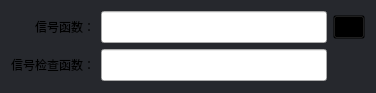
<?xml version="1.0" encoding="UTF-8"?>
<ui version="4.0">
 <class>EventTriggerInput</class>
 <widget class="QWidget" name="EventTriggerInput">
  <property name="geometry">
   <rect>
    <x>0</x>
    <y>0</y>
    <width>376</width>
    <height>93</height>
   </rect>
  </property>
  <property name="windowTitle">
   <string>Form</string>
  </property>
  <property name="styleSheet">
   <string notr="true">#EventTriggerInput{
background:#26282D;
border-radius:4px;
}</string>
  </property>
  <layout class="QGridLayout" name="gridLayout">
   <item row="0" column="0">
    <widget class="QLabel" name="label">
     <property name="text">
      <string>信号函数：</string>
     </property>
     <property name="alignment">
      <set>Qt::AlignRight|Qt::AlignTrailing|Qt::AlignVCenter</set>
     </property>
    </widget>
   </item>
   <item row="1" column="0">
    <widget class="QLabel" name="label_2">
     <property name="text">
      <string>信号检查函数：</string>
     </property>
    </widget>
   </item>
   <item row="0" column="1">
    <widget class="QLineEdit" name="input_trigger">
     <property name="minimumSize">
      <size>
       <width>0</width>
       <height>32</height>
      </size>
     </property>
    </widget>
   </item>
   <item row="1" column="1">
    <widget class="QLineEdit" name="input_check">
     <property name="minimumSize">
      <size>
       <width>0</width>
       <height>32</height>
      </size>
     </property>
    </widget>
   </item>
   <item row="0" column="2">
    <widget class="QPushButton" name="btn_remove">
     <property name="minimumSize">
      <size>
       <width>32</width>
       <height>24</height>
      </size>
     </property>
     <property name="maximumSize">
      <size>
       <width>32</width>
       <height>24</height>
      </size>
     </property>
     <property name="styleSheet">
      <string notr="true">QPushButton{
background: transparent;
}
QPushButton:hover{
background: #4C4E56;
}</string>
     </property>
     <property name="text">
      <string/>
     </property>
     <property name="icon">
      <iconset>
       <normalon>:/res/close.svg</normalon>
      </iconset>
     </property>
     <property name="iconSize">
      <size>
       <width>12</width>
       <height>12</height>
      </size>
     </property>
    </widget>
   </item>
  </layout>
 </widget>
 <resources>
  <include location="../../app.qrc"/>
 </resources>
 <connections/>
</ui>
